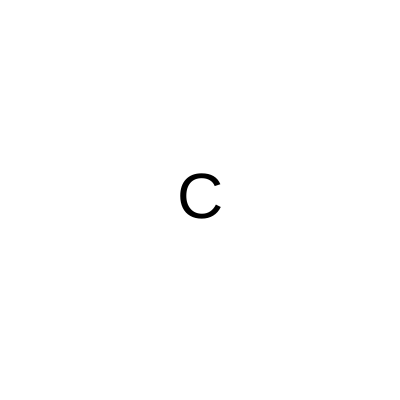
Frame 1 (no input)
Frame 60 (no input): identical to frame 1, image omitted
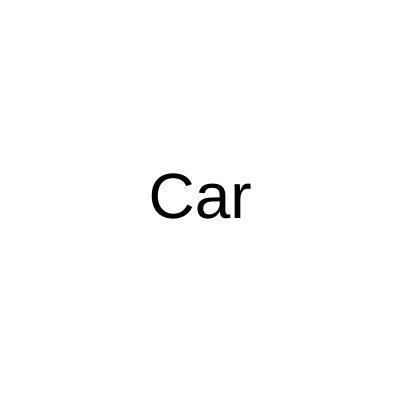
Frame 120 (the mouse pressed at the canvas centre since frame 60)

The p5.js sketch that drew these frames (run headless with seeded random() and noise() and a simulated clock; from frame 60 on, the mouse is pressed at the canvas centre):

// p5.js sketch
// ── sketch.js
let palavra;

function setup() {
  createCanvas(400, 400);

  palavra = palavraAleatoria();
}

function palavraAleatoria(){
  let palavras = ["Caminhante", "Caminhao", "Carro"];
  return random(palavras);
}

function inicializaCores() {

  background("white");
  fill("black");
  textSize(64);
  textAlign(CENTER, CENTER);
}

function palavraParcial(minimo, maximo) {
  let quantidade = map(mouseX, minimo, maximo, 1, palavra.length);
  let parcial = palavra.substring(0, quantidade);
  return parcial;
}

function draw() {

  inicializaCores();

  let texto = palavraParcial(0, width);
  text(texto, 200, 200);
}

// ── eketco.js

function setup() {
    createCanvas(400, 400);
    background("#4CAF50");
    cor = color (random(0,255), random(0,255), random (0,255));
    posicaoHorizontal = 200;
    posicaoVertical =200;
  }
  
  function draw() {
   circle(posicaoHorizontal, posicaoVertical,50);
  fill(cor);
    
    if(mouseX > posicaoHorizontal){
      posicaoHorizontal = posicaoHorizontal + 1;
    }
    if(mouseX < posicaoHorizontal){
     posicaoHorizontal = posicaoHorizontal - 1;
    }
    if(mouseY > posicaoVertical){
      posicaoVertical = posicaoVertical + 1;
    }
    if(mouseY < posicaoVertical){
      posicaoVertical = posicaoVertical - 1;
    }
    if(mouseIsPressed){
      cor = color (random(0,255), random(0,255), random (0,255), random (0,100));
    }
    
   
  }
  
// ── eunãox.html
let cor
function setup() {
  createCanvas(400, 400);
  background("#4CAF50");
  cor = color (random(0,255), random(0,255), random (0,255));
  posicaoHorizontal = 200;
  posicaoVertical =200;
}

function draw() {
 circle(posicaoHorizontal, posicaoVertical,50);
fill(cor);
  
  if(mouseX > posicaoHorizontal){
    posicaoHorizontal = posicaoHorizontal + 1;
  }
  if(mouseX < posicaoHorizontal){
   posicaoHorizontal = posicaoHorizontal - 1;
  }
  if(mouseY > posicaoVertical){
    posicaoVertical = posicaoVertical + 1;
  }
  if(mouseY < posicaoVertical){
    posicaoVertical = posicaoVertical - 1;
  }
  if(mouseIsPressed){
    cor = color (random(0,255), random(0,255), random (0,255), random (0,100));
  }
  
 
}
